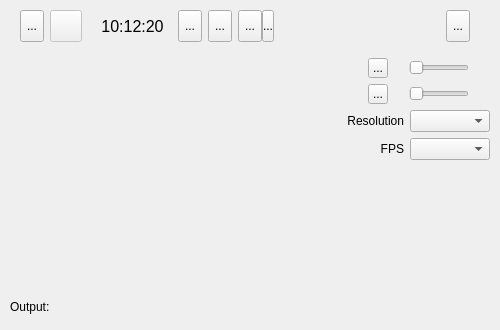
<?xml version="1.0" encoding="UTF-8"?>
<ui version="4.0">
 <class>MainWindow</class>
 <widget class="QMainWindow" name="MainWindow">
  <property name="geometry">
   <rect>
    <x>0</x>
    <y>0</y>
    <width>500</width>
    <height>330</height>
   </rect>
  </property>
  <property name="maximumSize">
   <size>
    <width>500</width>
    <height>5555</height>
   </size>
  </property>
  <property name="windowTitle">
   <string>MainWindow</string>
  </property>
  <property name="styleSheet">
   <string notr="true"/>
  </property>
  <widget class="QWidget" name="centralwidget">
   <property name="styleSheet">
    <string notr="true"/>
   </property>
   <layout class="QVBoxLayout" name="verticalLayout" stretch="0,1">
    <property name="leftMargin">
     <number>0</number>
    </property>
    <property name="topMargin">
     <number>0</number>
    </property>
    <property name="rightMargin">
     <number>0</number>
    </property>
    <property name="bottomMargin">
     <number>0</number>
    </property>
    <item>
     <layout class="QHBoxLayout" name="horizontalLayout">
      <property name="spacing">
       <number>6</number>
      </property>
      <property name="leftMargin">
       <number>20</number>
      </property>
      <property name="topMargin">
       <number>10</number>
      </property>
      <property name="rightMargin">
       <number>30</number>
      </property>
      <property name="bottomMargin">
       <number>10</number>
      </property>
      <item>
       <widget class="QToolButton" name="start">
        <property name="minimumSize">
         <size>
          <width>0</width>
          <height>0</height>
         </size>
        </property>
        <property name="maximumSize">
         <size>
          <width>32</width>
          <height>32</height>
         </size>
        </property>
        <property name="toolTip">
         <string>Start</string>
        </property>
        <property name="text">
         <string>...</string>
        </property>
        <property name="icon">
         <iconset resource="res.qrc">
          <normaloff>:/res/icons/Run_32x.svg</normaloff>:/res/icons/Run_32x.svg</iconset>
        </property>
        <property name="iconSize">
         <size>
          <width>32</width>
          <height>32</height>
         </size>
        </property>
       </widget>
      </item>
      <item>
       <widget class="QToolButton" name="stop">
        <property name="enabled">
         <bool>false</bool>
        </property>
        <property name="maximumSize">
         <size>
          <width>32</width>
          <height>32</height>
         </size>
        </property>
        <property name="toolTip">
         <string>Stop</string>
        </property>
        <property name="text">
         <string/>
        </property>
        <property name="icon">
         <iconset resource="res.qrc">
          <normaloff>:/res/icons/Stop_32x.svg</normaloff>:/res/icons/Stop_32x.svg</iconset>
        </property>
        <property name="iconSize">
         <size>
          <width>32</width>
          <height>32</height>
         </size>
        </property>
       </widget>
      </item>
      <item>
       <widget class="QLabel" name="label">
        <property name="minimumSize">
         <size>
          <width>2</width>
          <height>0</height>
         </size>
        </property>
        <property name="text">
         <string/>
        </property>
        <property name="pixmap">
         <pixmap resource="res.qrc">:/res/icons/Separator_32x.svg</pixmap>
        </property>
       </widget>
      </item>
      <item>
       <widget class="QLabel" name="time">
        <property name="font">
         <font>
          <pointsize>12</pointsize>
         </font>
        </property>
        <property name="text">
         <string>10:12:20</string>
        </property>
        <property name="alignment">
         <set>Qt::AlignCenter</set>
        </property>
       </widget>
      </item>
      <item>
       <widget class="QLabel" name="label_3">
        <property name="maximumSize">
         <size>
          <width>2</width>
          <height>16777215</height>
         </size>
        </property>
        <property name="text">
         <string/>
        </property>
        <property name="pixmap">
         <pixmap resource="res.qrc">:/res/icons/Separator_32x.svg</pixmap>
        </property>
       </widget>
      </item>
      <item>
       <widget class="QToolButton" name="screen">
        <property name="maximumSize">
         <size>
          <width>32</width>
          <height>32</height>
         </size>
        </property>
        <property name="toolTip">
         <string>Screen</string>
        </property>
        <property name="text">
         <string>...</string>
        </property>
        <property name="icon">
         <iconset resource="res.qrc">
          <normaloff>:/res/icons/Screen_32x.svg</normaloff>:/res/icons/Screen_32x.svg</iconset>
        </property>
        <property name="iconSize">
         <size>
          <width>32</width>
          <height>32</height>
         </size>
        </property>
        <property name="checkable">
         <bool>true</bool>
        </property>
       </widget>
      </item>
      <item>
       <widget class="QToolButton" name="region">
        <property name="maximumSize">
         <size>
          <width>32</width>
          <height>32</height>
         </size>
        </property>
        <property name="toolTip">
         <string>Region</string>
        </property>
        <property name="text">
         <string>...</string>
        </property>
        <property name="icon">
         <iconset resource="res.qrc">
          <normaloff>:/res/icons/Region_32x.svg</normaloff>:/res/icons/Region_32x.svg</iconset>
        </property>
        <property name="iconSize">
         <size>
          <width>32</width>
          <height>32</height>
         </size>
        </property>
        <property name="checkable">
         <bool>false</bool>
        </property>
       </widget>
      </item>
      <item>
       <layout class="QHBoxLayout" name="horizontalLayout_6">
        <property name="spacing">
         <number>0</number>
        </property>
        <item>
         <widget class="QToolButton" name="window">
          <property name="maximumSize">
           <size>
            <width>32</width>
            <height>32</height>
           </size>
          </property>
          <property name="toolTip">
           <string>Window</string>
          </property>
          <property name="text">
           <string>...</string>
          </property>
          <property name="icon">
           <iconset resource="res.qrc">
            <normaloff>:/res/icons/Window_32x.svg</normaloff>:/res/icons/Window_32x.svg</iconset>
          </property>
          <property name="iconSize">
           <size>
            <width>32</width>
            <height>32</height>
           </size>
          </property>
          <property name="checkable">
           <bool>true</bool>
          </property>
          <property name="arrowType">
           <enum>Qt::NoArrow</enum>
          </property>
         </widget>
        </item>
        <item>
         <widget class="QToolButton" name="more">
          <property name="minimumSize">
           <size>
            <width>12</width>
            <height>32</height>
           </size>
          </property>
          <property name="maximumSize">
           <size>
            <width>12</width>
            <height>32</height>
           </size>
          </property>
          <property name="text">
           <string>...</string>
          </property>
          <property name="icon">
           <iconset resource="res.qrc">
            <normaloff>:/res/icons/More_32x.svg</normaloff>:/res/icons/More_32x.svg</iconset>
          </property>
         </widget>
        </item>
       </layout>
      </item>
      <item>
       <widget class="QLabel" name="label_2">
        <property name="minimumSize">
         <size>
          <width>2</width>
          <height>0</height>
         </size>
        </property>
        <property name="text">
         <string/>
        </property>
        <property name="pixmap">
         <pixmap resource="res.qrc">:/res/icons/Separator_32x.svg</pixmap>
        </property>
       </widget>
      </item>
      <item>
       <spacer name="horizontalSpacer">
        <property name="orientation">
         <enum>Qt::Horizontal</enum>
        </property>
        <property name="sizeHint" stdset="0">
         <size>
          <width>40</width>
          <height>20</height>
         </size>
        </property>
       </spacer>
      </item>
      <item>
       <widget class="QToolButton" name="expand">
        <property name="maximumSize">
         <size>
          <width>32</width>
          <height>32</height>
         </size>
        </property>
        <property name="toolTip">
         <string>Setting</string>
        </property>
        <property name="text">
         <string>...</string>
        </property>
        <property name="icon">
         <iconset resource="res.qrc">
          <normaloff>:/res/icons/ArrowDown_32x.svg</normaloff>:/res/icons/ArrowDown_32x.svg</iconset>
        </property>
        <property name="iconSize">
         <size>
          <width>32</width>
          <height>32</height>
         </size>
        </property>
       </widget>
      </item>
     </layout>
    </item>
    <item>
     <widget class="QWidget" name="widget" native="true">
      <layout class="QHBoxLayout" name="horizontalLayout_2" stretch="1,0">
       <property name="leftMargin">
        <number>10</number>
       </property>
       <property name="topMargin">
        <number>0</number>
       </property>
       <property name="rightMargin">
        <number>10</number>
       </property>
       <property name="bottomMargin">
        <number>10</number>
       </property>
       <item>
        <layout class="QVBoxLayout" name="verticalLayout_2" stretch="1,0,0">
         <item>
          <widget class="QLabel" name="image">
           <property name="text">
            <string/>
           </property>
          </widget>
         </item>
         <item>
          <widget class="QLabel" name="label_4">
           <property name="text">
            <string>Output:</string>
           </property>
          </widget>
         </item>
         <item>
          <widget class="adc::FileSelector" name="output" native="true"/>
         </item>
        </layout>
       </item>
       <item>
        <layout class="QVBoxLayout" name="verticalLayout_3">
         <item>
          <layout class="QHBoxLayout" name="horizontalLayout_3" stretch="0,1">
           <property name="spacing">
            <number>0</number>
           </property>
           <item>
            <widget class="QToolButton" name="sound">
             <property name="minimumSize">
              <size>
               <width>20</width>
               <height>20</height>
              </size>
             </property>
             <property name="maximumSize">
              <size>
               <width>20</width>
               <height>20</height>
              </size>
             </property>
             <property name="text">
              <string>...</string>
             </property>
             <property name="icon">
              <iconset resource="res.qrc">
               <normaloff>:/res/icons/Sound_16x.svg</normaloff>:/res/icons/Sound_16x.svg</iconset>
             </property>
             <property name="checkable">
              <bool>true</bool>
             </property>
            </widget>
           </item>
           <item>
            <widget class="QSlider" name="sound_level">
             <property name="maximumSize">
              <size>
               <width>60</width>
               <height>16777215</height>
              </size>
             </property>
             <property name="orientation">
              <enum>Qt::Horizontal</enum>
             </property>
            </widget>
           </item>
          </layout>
         </item>
         <item>
          <layout class="QHBoxLayout" name="horizontalLayout_4">
           <property name="spacing">
            <number>0</number>
           </property>
           <item>
            <widget class="QToolButton" name="mircophone">
             <property name="minimumSize">
              <size>
               <width>20</width>
               <height>20</height>
              </size>
             </property>
             <property name="maximumSize">
              <size>
               <width>20</width>
               <height>20</height>
              </size>
             </property>
             <property name="text">
              <string>...</string>
             </property>
             <property name="icon">
              <iconset resource="res.qrc">
               <normaloff>:/res/icons/Microphone_16x.svg</normaloff>:/res/icons/Microphone_16x.svg</iconset>
             </property>
             <property name="checkable">
              <bool>true</bool>
             </property>
            </widget>
           </item>
           <item>
            <widget class="QSlider" name="mircophone_level">
             <property name="maximumSize">
              <size>
               <width>60</width>
               <height>16777215</height>
              </size>
             </property>
             <property name="orientation">
              <enum>Qt::Horizontal</enum>
             </property>
            </widget>
           </item>
          </layout>
         </item>
         <item>
          <layout class="QHBoxLayout" name="horizontalLayout_5">
           <item>
            <widget class="QLabel" name="label_5">
             <property name="text">
              <string>Resolution</string>
             </property>
             <property name="alignment">
              <set>Qt::AlignRight|Qt::AlignTrailing|Qt::AlignVCenter</set>
             </property>
            </widget>
           </item>
           <item>
            <widget class="QComboBox" name="resolution">
             <property name="minimumSize">
              <size>
               <width>80</width>
               <height>0</height>
              </size>
             </property>
             <property name="maximumSize">
              <size>
               <width>80</width>
               <height>16777215</height>
              </size>
             </property>
            </widget>
           </item>
          </layout>
         </item>
         <item>
          <layout class="QHBoxLayout" name="horizontalLayout_7">
           <property name="bottomMargin">
            <number>0</number>
           </property>
           <item>
            <widget class="QLabel" name="label_6">
             <property name="text">
              <string>FPS</string>
             </property>
             <property name="alignment">
              <set>Qt::AlignRight|Qt::AlignTrailing|Qt::AlignVCenter</set>
             </property>
            </widget>
           </item>
           <item>
            <widget class="QComboBox" name="fps">
             <property name="minimumSize">
              <size>
               <width>80</width>
               <height>0</height>
              </size>
             </property>
             <property name="maximumSize">
              <size>
               <width>80</width>
               <height>16777215</height>
              </size>
             </property>
            </widget>
           </item>
          </layout>
         </item>
         <item>
          <spacer name="verticalSpacer">
           <property name="orientation">
            <enum>Qt::Vertical</enum>
           </property>
           <property name="sizeHint" stdset="0">
            <size>
             <width>20</width>
             <height>40</height>
            </size>
           </property>
          </spacer>
         </item>
        </layout>
       </item>
      </layout>
     </widget>
    </item>
   </layout>
  </widget>
  <action name="actionStart">
   <property name="icon">
    <iconset resource="res.qrc">
     <normaloff>:/res/icons/Run_16x.svg</normaloff>:/res/icons/Run_16x.svg</iconset>
   </property>
   <property name="text">
    <string>Start</string>
   </property>
   <property name="menuRole">
    <enum>QAction::NoRole</enum>
   </property>
  </action>
  <action name="actionStop">
   <property name="icon">
    <iconset resource="res.qrc">
     <normaloff>:/res/icons/Stop_16x.svg</normaloff>:/res/icons/Stop_16x.svg</iconset>
   </property>
   <property name="text">
    <string>Stop</string>
   </property>
   <property name="menuRole">
    <enum>QAction::NoRole</enum>
   </property>
  </action>
 </widget>
 <customwidgets>
  <customwidget>
   <class>adc::FileSelector</class>
   <extends>QWidget</extends>
   <header>components/file_selector.h</header>
   <container>1</container>
  </customwidget>
 </customwidgets>
 <resources>
  <include location="res.qrc"/>
 </resources>
 <connections/>
</ui>
